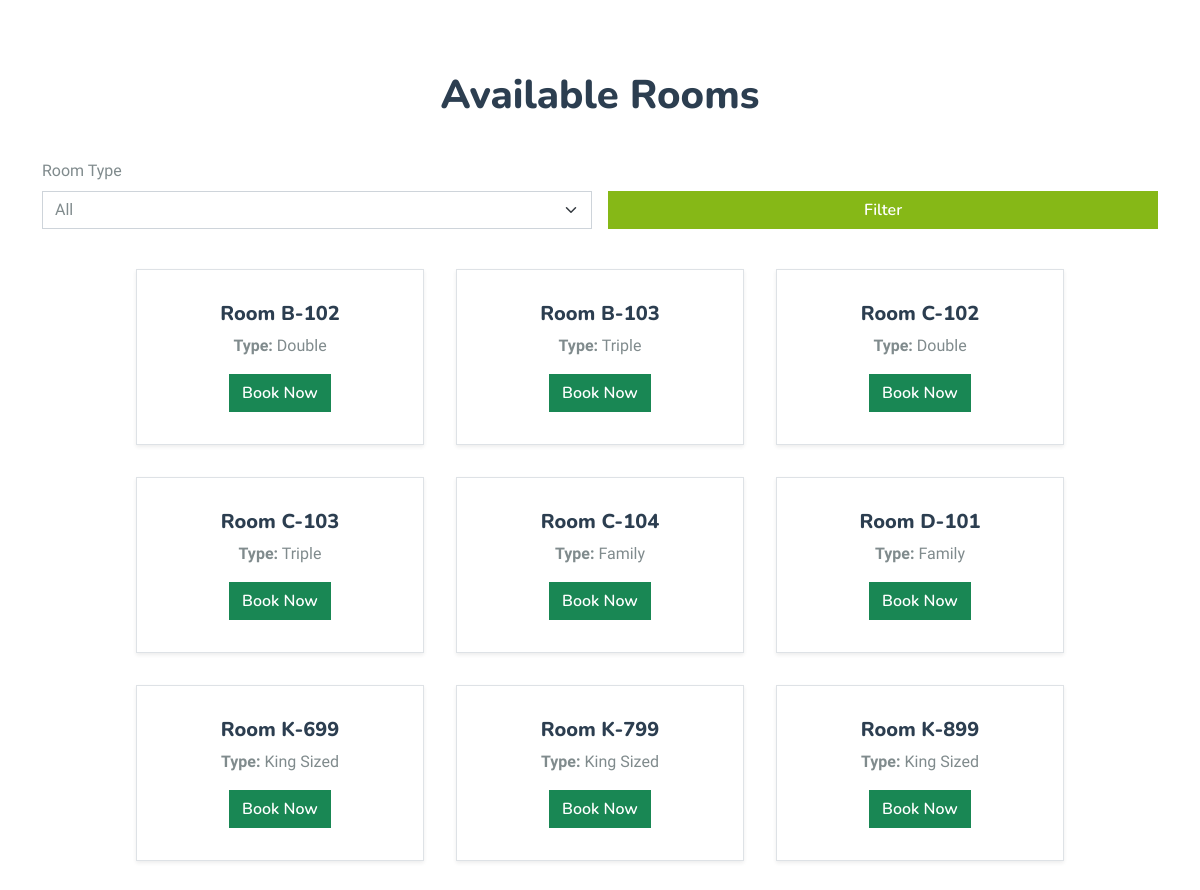
Before: /user/booking.php (middle part) with the older database file.
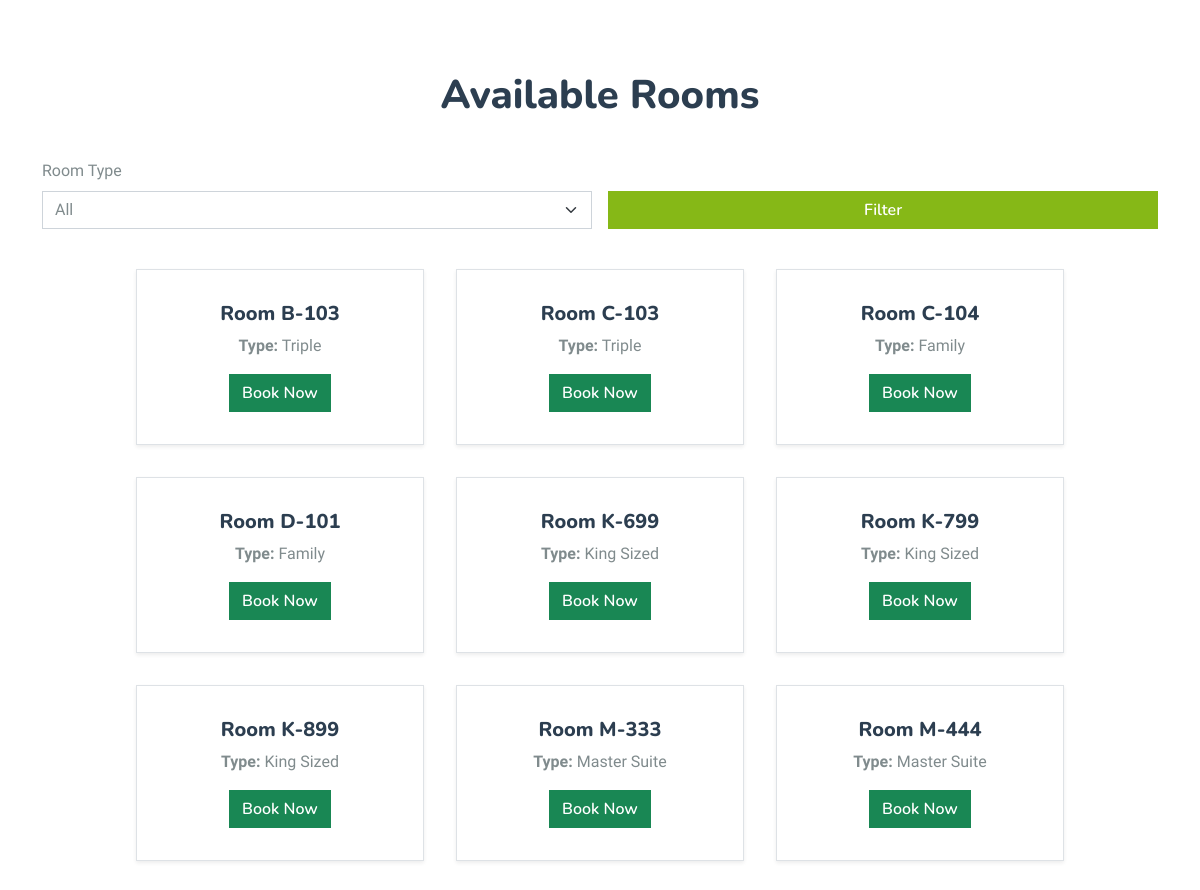
After: the same page with the newer database file.
### tables this page shows
CREATE TABLE `room` (
  `room_id` int(10) NOT NULL,
  `room_type_id` int(10) NOT NULL,
  `room_no` varchar(10) NOT NULL,
  `status` tinyint(1) DEFAULT NULL,
  `check_in_status` tinyint(1) NOT NULL,
  `check_out_status` tinyint(1) NOT NULL,
  `deleteStatus` tinyint(1) DEFAULT 0
);

CREATE TABLE `room_type` (
  `room_type_id` int(10) NOT NULL,
  `room_type` varchar(100) NOT NULL,
  `price` int(10) NOT NULL,
  `max_person` int(10) NOT NULL
);

### user/booking.php (the view, shortened to what this page needs)
<?php
$conn = new mysqli("localhost", "root", "", "hotelthree");
$sql = "SELECT room.room_id, room.room_no, room.status, room_type.room_type
        FROM room
        JOIN room_type ON room.room_type_id = room_type.room_type_id
        WHERE (room.status IS NULL OR room.status != 1)";
$result = $conn->query($sql);
?>
<!DOCTYPE html>
<html lang="en">
<head>
    <link href="https://cdnjs.cloudflare.com/ajax/libs/font-awesome/5.10.0/css/all.min.css" rel="stylesheet">
    <link href="https://cdn.jsdelivr.net/npm/bootstrap-icons@1.4.1/font/bootstrap-icons.css" rel="stylesheet">
    <link href="lib/animate/animate.min.css" rel="stylesheet">
    <link href="lib/owlcarousel/assets/owl.carousel.min.css" rel="stylesheet">
    <link href="lib/tempusdominus/css/tempusdominus-bootstrap-4.min.css" rel="stylesheet" />
    <link href="css/bootstrap.min.css" rel="stylesheet">
    <link href="css/style.css" rel="stylesheet">
</head>
<body>
    <div class="container-xxl py-5">
    </div>
    <div class="container my-4">
    <h1 class="text-center">Available Rooms</h1>
    <form class="row g-3 my-4" method="GET" action="">
        <div class="col-md-6">
            <label for="room_type" class="form-label">Room Type</label>
            <select id="room_type" name="room_type" class="form-select">
                <option value="">All</option>
            </select>
        </div>
        <div class="col-md-6 align-self-end">
            <button type="submit" class="btn btn-primary w-100">Filter</button>
        </div>
    </form>
    <div class="room-list">
        <?php
        if ($result->num_rows > 0) {
            while ($row = $result->fetch_assoc()) {
                echo "<div class='card border shadow-sm' style='width: 18rem;'>";
                echo "<div class='card-body'>";
                echo "<h5 class='card-title'>Room " . $row['room_no'] . "</h5>";
                echo "<p class='card-text'><strong>Type:</strong> " . $row['room_type'] . "</p>";
                echo "<a href='bookroom.php?room_id=" . $row['room_id'] . "' class='btn btn-success'>Book Now</a>";
                echo "</div>";
                echo "</div>";
            }
        } else {
            echo "<p class='text-center'>No rooms available.</p>";
        }
        ?>
    </div>
</div>
</body>
</html>

Changed rows visible on the page:
no longer on this page (row edited): room: room_no "B-102", room_type.room_type "Double"
no longer on this page (row edited): room: room_no "C-102", room_type.room_type "Double"
now on this page (row unchanged): room: room_no "M-333", room_type.room_type "Master Suite"
now on this page (row unchanged): room: room_no "M-444", room_type.room_type "Master Suite"
